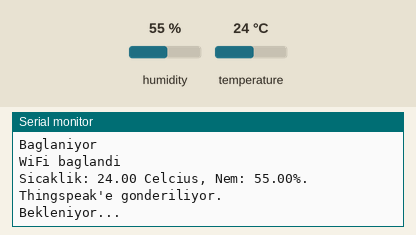
Bench run of a sketch on a simulated ESP8266 (NodeMCU). On the bench: the last lines printed to the serial monitor. The test bench sets the inputs (shaded band); at power-on: humidity 55 %, temperature 24 °C. WiFi joins after 1.5 s; servers stay silent unless stated.

Above: at 3.0 s.
3.1 s: humidity set to 22 %
At 4.2 s:
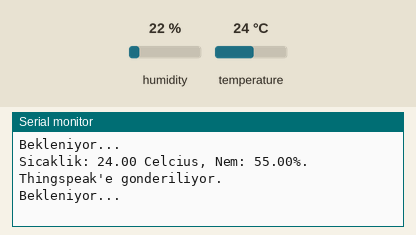
6.3 s: temperature set to 12 °C
At 8.6 s:
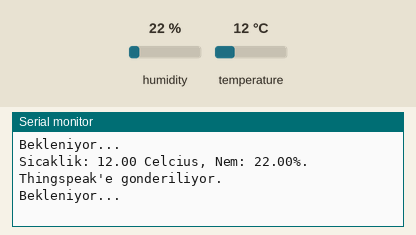
9.5 s: humidity set to 40 %
At 12.7 s:
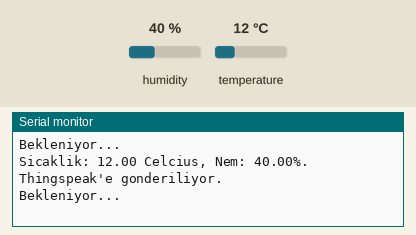
Timing chart, 0 to 14.2 s (numbered marks = the images above; inputs shaded):
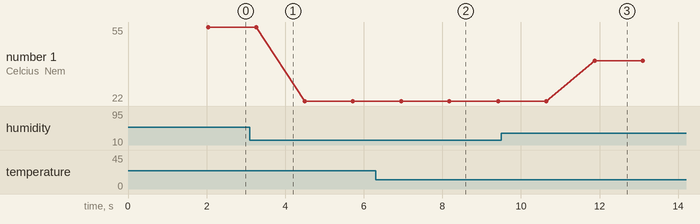

Measured:
- after the input at 6.3 s, the serial monitor: prints a new line after 0.66 s (image 2)
- after the input at 9.5 s, the serial monitor: prints a new line after 2.4 s (image 3)
- plotted number 1: 55 → 22 after the input at 3.1 s, 22 → 40 after the input at 9.5 s

The sketch:

Proje1.ino
```cpp
#include <DHT.h>
#include <BlynkSimpleEsp8266.h>
#include <ESP8266WiFi.h>
#define BLYNK_PRINT Serial

/*File – Preferences Additional Boards Manager URLs: http://arduino.esp8266.com/stable/package_esp8266com_index.json
Tools – Board Manager ESP8266 by ESP8266 Community
 */

String apiKey = "";  // thingspeak apikey
char auth[] = ""; //blink auth
const char *ssid =  ""; //wifi name
const char *pass =  ""; // wifi password
const char* server = "api.thingspeak.com";

#define DHTPIN 0          //dht11 pin baglanti noktasi D3

DHT dht(DHTPIN, DHT11);

WiFiClient client;

float h = 0;
float t = 0;

void setup()
{
       Serial.begin(9600);
       delay(10);
       Blynk.begin(auth, ssid, pass);
       dht.begin();

       Serial.println("Baglaniyor ");
       Serial.println(ssid);


       WiFi.begin(ssid, pass);

      while (WiFi.status() != WL_CONNECTED)
     {
            delay(500);
            Serial.print(".");
     }
      Serial.println("");
      Serial.println("WiFi baglandi");

}

void loop()
{
      float h = dht.readHumidity();
      float t = dht.readTemperature();

              if (isnan(h) || isnan(t))
                 {
                     Serial.println("DHT Sensor hatasi!");
                      return;
                 }

                 Blynk.virtualWrite(V0, t);  //V0 Sicaklik
                 Blynk.virtualWrite(V1, h);  //V1 Nem
                 if ( (t > 31 ) )
                 {
                  Blynk.notify(String("Uyari ")+t + String("C"));
                 }


                         if (client.connect(server,80))   //
                      {

                             String postStr = apiKey;
                             postStr +="&field1=";
                             postStr += String(t);
                             postStr +="&field2=";
                             postStr += String(h);
                             postStr += "\r\n\r\n";

                             client.print("POST /update HTTP/1.1\n");
                             client.print("Host: api.thingspeak.com\n");
                             client.print("Connection: close\n");
                             client.print("X-THINGSPEAKAPIKEY: "+apiKey+"\n");
                             client.print("Content-Type: application/x-www-form-urlencoded\n");
                             client.print("Content-Length: ");
                             client.print(postStr.length());
                             client.print("\n\n");
                             client.print(postStr);

                             Serial.print("Sicaklik: ");
                             Serial.print(t);
                             Serial.print(" Celcius, Nem: ");
                             Serial.print(h);
                             Serial.println("%. Thingspeak'e gonderiliyor.");
                        }
          client.stop();

          Serial.println("Bekleniyor...");

  // thingspeak 15 sn araliklarla guncelleme yapabilir
  delay(1000);
}
```
